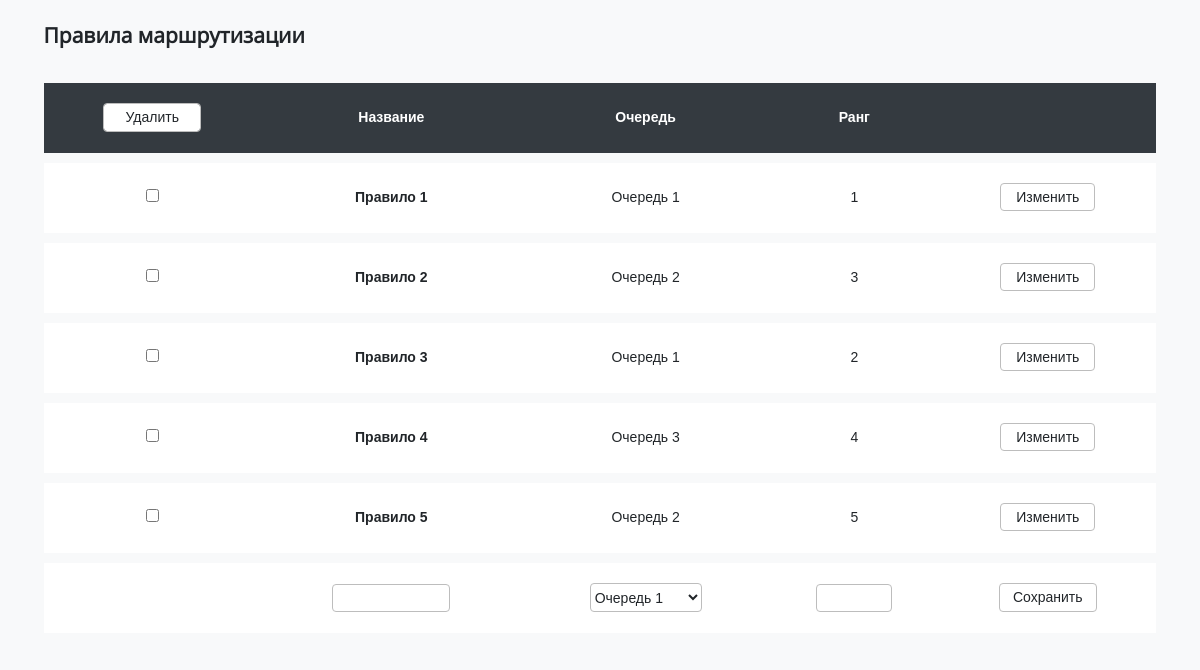
Before: /polls/ with the older database file.
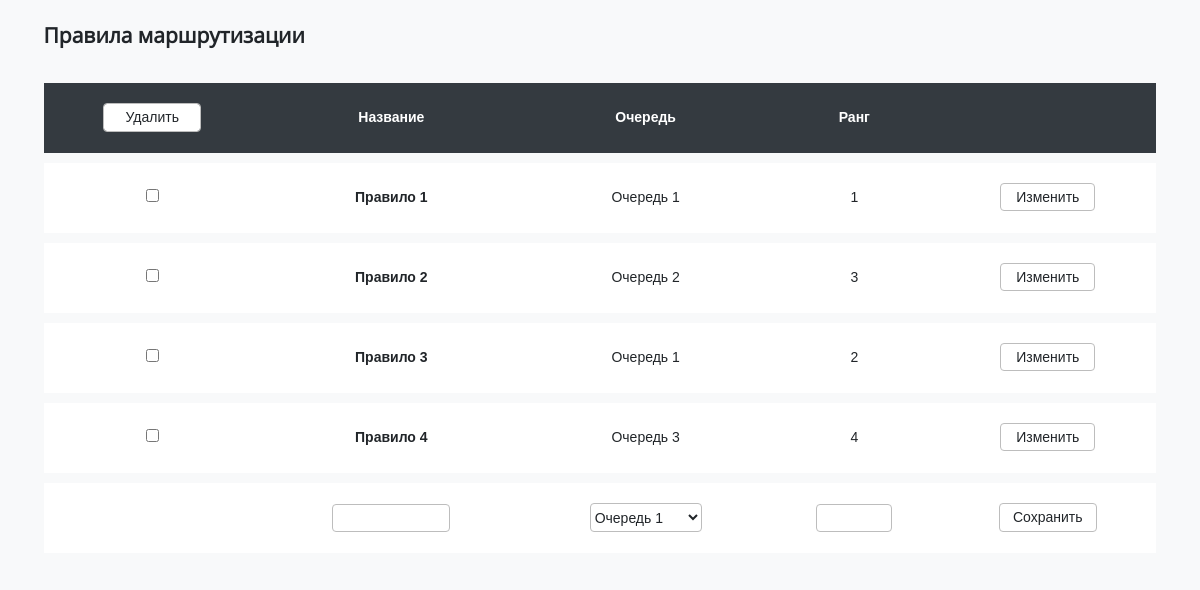
After: the same page with the newer database file.
### polls/models.py (models this page shows, shortened)
class Rule(models.Model):
    name = models.CharField('Название', max_length = 200)
    queue = models.CharField('Очередь', max_length = 200, choices = [(i,i) for i in Dictionaries.all_queues], default = '-')
    rule_range = models.IntegerField('Ранг',unique=True)
    creator = models.CharField('Пользователь, который создал правило', max_length = 20)
    updator = models.CharField('Пользователь, который последним изменил правило', max_length = 20)
    create_date = models.DateTimeField('Дата создания правила', auto_now=False, auto_now_add=True)
    update_date = models.DateTimeField('Дата последнего изменения правила',auto_now=True, auto_now_add=False)
    class Meta:
        verbose_name = "Правило"
        verbose_name_plural = "Список правил"

### polls/views.py (the view)
# urls.py: path('', views.index, name='index'),
def index(request):
    sort_type = request.GET.get('sort', None)
    if sort_type:
        rule_list = Rule.objects.order_by(sort_type)
    else:
        rule_list = Rule.objects.all()
    return render(request,'polls/list.html', {'rule_list': rule_list, 'Dictionaries': Dictionaries})

### polls/templates/polls/list.html (shortened to what this page needs)
{% extends 'base.html' %}
{% block content %}
    <h2>Правила маршрутизации</h2>
    <table class="table">
        <form action="delete/" method="post">
            <thead class="table-head">
                <tr>
                    <th><input type="submit" class="submit_button" value="Удалить"></th>
                    <th onclick="location.href='?sort=name'">Название</th>
                    <th onclick="location.href='?sort=queue'">Очередь</th>
                    <th onclick="location.href='?sort=rule_range'">Ранг</th>
                    <th></th>
                </tr>
            </thead>
            {% if rule_list %}
                {% for a in rule_list %}
                    <tr class="row">
                        <td><input type="checkbox"  value="{{a.id}}" name="checks"></td>
                        <td><a class="rule_ref" href="{% url 'polls:detail' a.id %}">{{a.name}}</a></td>
                        <td><p>{{a.queue}}</p></td>
                        <td><p>{{a.rule_range}}</p></td>
                        <td><a class="a_button" href="{% url 'polls:list_upd' a.id %}">Изменить</a></td>
                    </tr>
                {% endfor %}
            {% endif %}
        </form>
        <form action="add/" method="post">
            <tr class="row">
                <td></td>
                <td><input type="text" class="inp_rule_name" name="name_new"/></td>
                <td>
                    <select class="sel_rule_queue" name="queue_new">
                        {% for i in Dictionaries.all_queues %}
                            <option value="{{i}}">{{i}}</option>
                        {% endfor %}
                    </select>
                </td>
                <td><input type="number" class="inp_rule_range" name="rule_range_new"/></td>
                <td><input type="submit" class="submit_button" value="Сохранить"></td>
            </tr>
        </form>
    </table>
{% endblock %}

Changed rows visible on the page:
removed Rule: name "Правило 5", queue "Очередь 2", rule_range "5"
